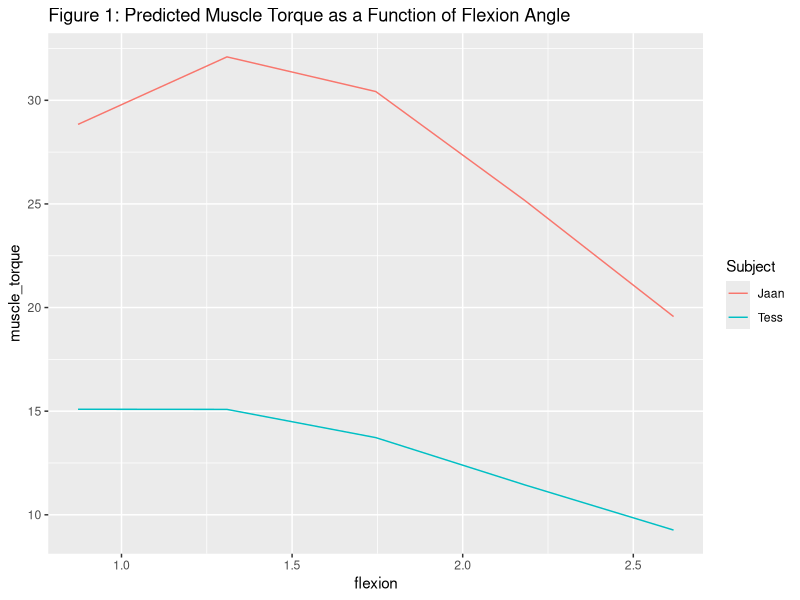
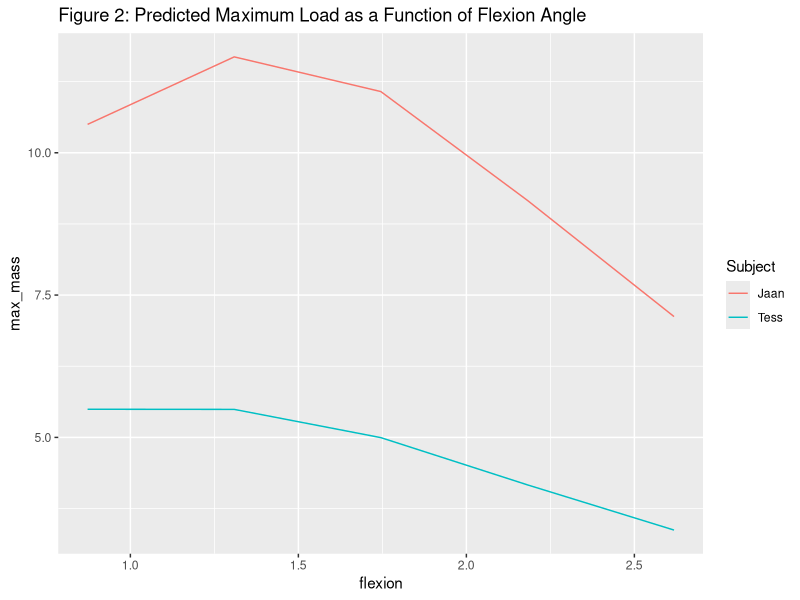

These figures' R source, in order:
## ---- chunk 1
library(tidyverse)
library(knitr)
arms <- read_csv("measurements.csv") %>%
  rename(l_arm = "Arm length (m)",
         l_i = "Inlever length (m)",
         l_out = "Outlever length (m)",
         M_muscle = "Muscle mass (kg)")
## ---- chunk 2
theta <- c(50, 75, 100, 125, 150)
theta_rad <- (theta*pi/180)
#theta is flexion angle
## ---- chunk 3
#getting Lmuscle
law_cos2 <- function(l,r,theta) { #l is arm length, r is inlever length (elbow to tendon)
  o = sqrt((-1)*(cos(theta)*2*l*r-(l^2)-(r^2)))
  return(o)
}

#getting theta
law_cos <- function(o,r,l) { #o is Larm; l is Li; r is Lm
  phi = acos(-1*(o^2)+(l^2)+(r^2)/(2*l*r))
  return(phi)
}

arms2 <- arms %>%
  merge(theta_rad) %>%
  rename(angle_rad = y) %>%
  arrange(Subject) %>%
  mutate(l_muscle = law_cos2(l_arm, l_i, angle_rad)) %>%
  mutate(phi = law_cos(l_arm, l_i, l_muscle)) #phi is the insertion angle!
## ---- chunk 4
arms3 <- arms2 %>%
  filter(angle_rad == 150*pi/180) %>%
  mutate(l_muscle_r = l_muscle) %>%
  select(Subject, l_muscle_r)

arms4 <- arms2 %>%
  group_by(Subject) %>%
  full_join(arms3, by = "Subject", copy = T)
## ---- chunk 5
model <- function(mass, Lmuscler, Lmuscle, theta, Lo, rho, k) {
  torque <- ((mass * cos(0)) / (rho * Lmuscler * 100)) * (k) * ((-6.25 * (Lmuscle * 100 / (Lmuscler * 0.8 * 100))^2) + (12.5 * ((Lmuscle * 100) / (Lmuscler * 0.8 * 100))) - 5.25) * sin(theta) * Lo
  return(torque)
}

dat <- arms4 %>%
  mutate(flexion = angle_rad,
         Lmuscle = l_muscle,
         theta = phi,
         muscle_torque = model(M_muscle, l_muscle_r, l_muscle, phi, l_i, 0.00105, 80),
         max_mass = muscle_torque/(l_out*9.81)) %>%
  select(-2:-9)
  
kable(dat, caption = "Table 1: Predicted Muscle Torque and Maximum Load", padding = 5)
## ---- chunk 6
dat %>%
  ggplot(aes(x=flexion,y=muscle_torque, col=Subject)) + geom_line() + ggtitle("Figure 1: Predicted Muscle Torque as a Function of Flexion Angle")

dat %>%
  ggplot(aes(x=flexion,y=max_mass, col=Subject)) + geom_line() + ggtitle("Figure 2: Predicted Maximum Load as a Function of Flexion Angle")
